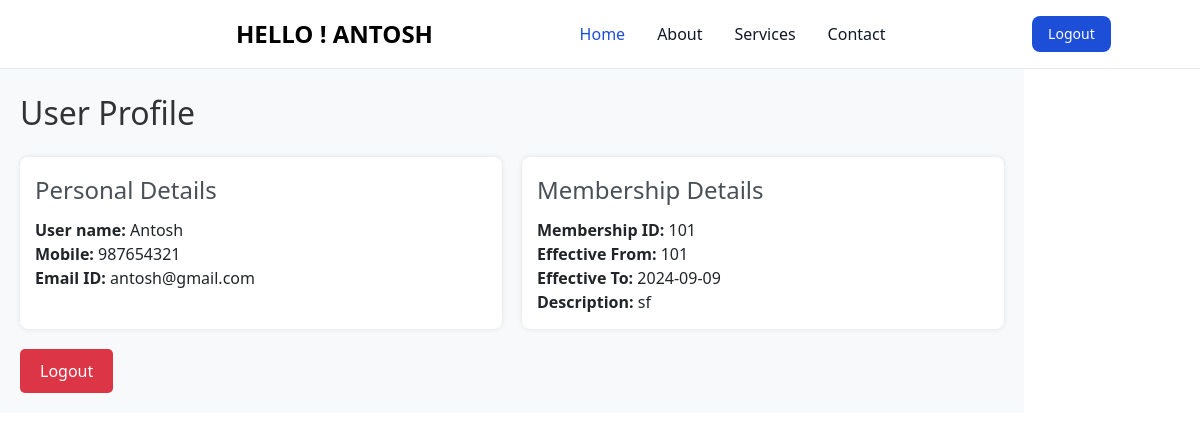
Page /profile.php (signed in) on the committed database.
### tables this page shows
CREATE TABLE `user_info` (
  `id` int NOT NULL AUTO_INCREMENT,
  `user_name` varchar(45) DEFAULT NULL,
  `password` varchar(45) DEFAULT NULL,
  `mobile_no` varchar(45) DEFAULT NULL,
  `emai_id` varchar(45) DEFAULT NULL,
  `effective_from_date` varchar(45) DEFAULT NULL,
  `effective_to_date` varchar(45) DEFAULT NULL,
  `membership_id` varchar(45) DEFAULT NULL,
  `description` varchar(45) DEFAULT NULL,
  `days` varchar(45) DEFAULT NULL,
  `created_by` varchar(45) DEFAULT NULL,
  `created_date` varchar(45) DEFAULT NULL,
  `updated_by` varchar(45) DEFAULT NULL,
  `updated_date` varchar(45) DEFAULT NULL,
  PRIMARY KEY (`id`),
  UNIQUE KEY `user_name_UNIQUE` (`user_name`)
);

### profile.php (the view, shortened to what this page needs)
<?php
include("./db.php");
include("./navbar.php");
$user_id  = $_SESSION["user_id"];
$sql = "SELECT * from user_info where id = $user_id ";
$result = mysqli_query($conn, $sql);
$row = mysqli_fetch_assoc($result);
?>
<!DOCTYPE html>
<html lang="en">
<head>
    <link href="https://cdn.jsdelivr.net/npm/tailwindcss@2.0.4/dist/tailwind.min.css" rel="stylesheet">
</head>
<body>
    <div class="container">
        <div class="profile-header">
            <h2>User Profile</h2>
        </div>
        <div class="profile-info">
            <div class="profile-card">
                <h3>Personal Details</h3>
                <p><strong>User name:</strong> <?php echo $row['user_name'];  ?></p>
                <p><strong>Mobile:</strong> <?php echo $row['mobile_no'];  ?></p>
                <p><strong>Email ID:</strong> <?php echo $row['emai_id'];  ?></p>
            </div>
            <div class="profile-card">
                <h3>Membership Details</h3>
                <p><strong>Membership ID:</strong> <?php echo $row['membership_id'];  ?></p>
                <p><strong>Effective From:</strong> <?php echo $row['membership_id'];  ?></p>
                <p><strong>Effective To:</strong> <?php echo $row['effective_to_date'];  ?></p>
                <p><strong>Description:</strong> <?php echo $row['description'];  ?></p>
            </div>
        </div>
        <div class="profile-actions">
            <a href="./logout.php" class="btn-logout">Logout</a>
        </div>
    </div>
</body>
</html>

### profile.php (style rules this page uses)
.container { padding: 20px; background-color: #f8f9fa; }
.profile-header h2 { font-size: 2rem; color: #333; margin-bottom: 20px; }
.profile-info { display: flex; gap: 20px; margin-bottom: 20px; }
.profile-card { flex: 1; background-color: white; padding: 15px; border-radius: 8px; box-shadow: 0px 0px 5px rgba(0, 0, 0, 0.1); }
.profile-card h3 { font-size: 1.5rem; color: #495057; margin-bottom: 10px; }
.profile-card p { font-size: 1rem; color: #212529; }
.profile-actions { display: flex; justify-content: flex-start; gap: 10px; }
.btn-edit, .btn-logout { background-color: #007bff; color: white; padding: 10px 20px; border: none; border-radius: 5px; cursor: pointer; }
.btn-logout { background-color: #dc3545; }

### rows in the picture
user_info: user_name "Antosh", mobile_no "987654321", emai "antosh@gmail.com", membership "101", effective_to_date "2024-09-09", description "sf"

### other values in the picture
$_SESSION["username"] "ANTOSH"
